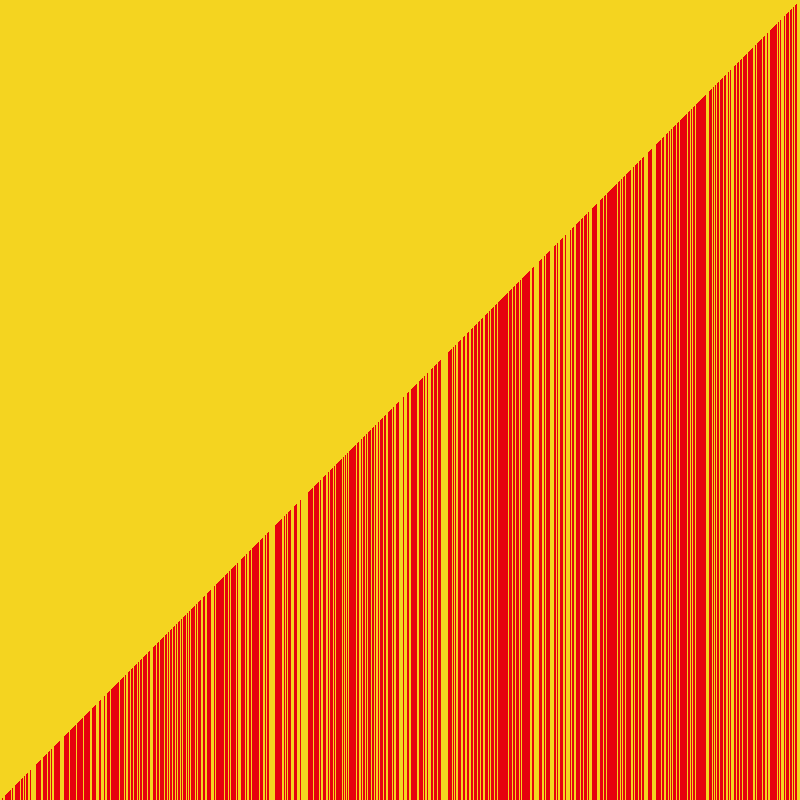
Frame 1 (no input)
Frame 60 (the mouse pressed at the canvas centre just before this capture): identical to frame 1, image omitted
Frame 120 (the mouse held since frame 60 and released just before this capture): identical to frame 1, image omitted

The Processing sketch that drew this single still picture (run headless with seeded random() and noise(); from frame 60 on, the mouse is pressed at the canvas centre):

// Processing sketch: sketch_190901a
// ── sketch_190901a.pde
//create an array of ints. don't initialize it yet.
int[] array;
int width=800;
int height=800;
void setup() {
  //2. set the size of your window
  size(800,800);
  //  if you are using Processing 3, you cannot use variables
  //  because the developers don't know how programming is supposed to work.

  //3. initialize your array with the built in width variable
  array= new int[width];
  
  
  
  for(int i=0; i<width; i++){
  array[i]=(int)random(0,height);
  
  }
  noStroke();
  
  
  //4. initialize the ints in the array with random numbers
  //   from 0 to the built in height variable

  //5. call the noStroke() method

}

void draw() {
  //6. set the background color with background(r, g, b);
  background(244,212,32);
  
  fill(230,2,14);

  //7. set the color for your graph
  
  

  //8. draw a rectangle for each int in your array.
 for(int i=0; i<width; i++){
   rect(array[i],height,1,-1*array[i]); 
 }//stuck
  //   the x value will be the current index in the array
  //   the y value will the height variable
  //   the width is 1 (one)
  //   the height is negative the value of the element at the current index of the array


  //9. call the stepSort method
stepSort(array);  

  //10. extract the code that randomizes the array into a method.

  //11. call the method you made in step 10 when the mouse is pressed

}

void stepSort(int[] arr) {
  for (int i = 1; i < arr.length; i++) {
    if (arr[i - 1] > arr[i]) {
      int t = arr[i];
      arr[i] = arr[i - 1];
      arr[i - 1] = t;
    }
  }
}
void method(){
  //randomize array
  
}
